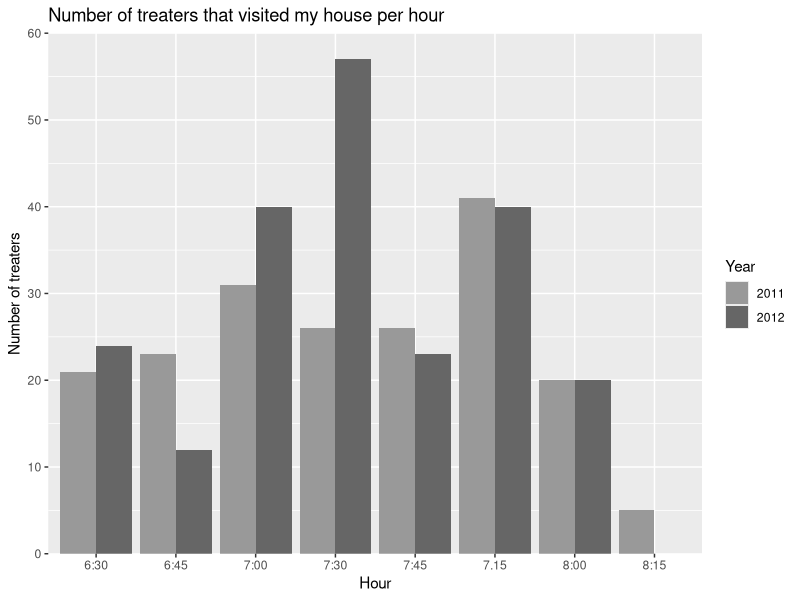
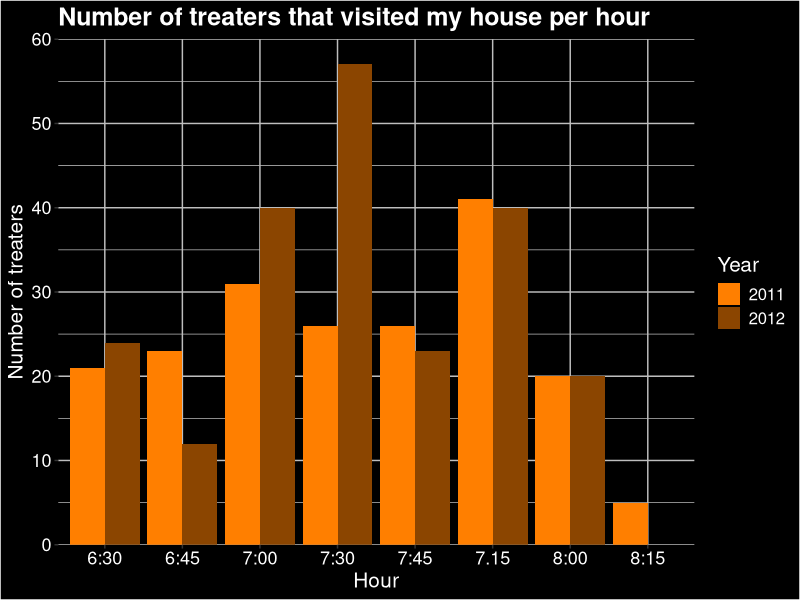

Write R code to recreate these figures, in order.
## ---- chunk 1
knitr::opts_chunk$set(echo = TRUE)
## ---- chunk 2
hour <- rep(c("6:30", "6:45", "7:00", "7.15", "7:30", "7:45", "8:00", "8:15"),2)
year <- c(rep(2011,8),rep(2012,8))
treaters <- c(21,23,31,41,26,26,20,5,24,12,40,40,57,23,20,0)

df <- data.frame(hour,year,treaters)
## ---- chunk 3
library(ggplot2)
p <- ggplot(df,aes(x=hour,y=treaters,fill=factor(year)))+
  geom_bar(stat="identity",position="dodge") +
  scale_fill_manual(values = c("grey60", "grey40"),name= "Year") +
  scale_y_continuous(expand = c(0, 0), limits = c(0,60)) +
  labs(x = "Hour", y="Number of treaters") +
  ggtitle("Number of treaters that visited my house per hour")
p
## ---- chunk 4
p <- ggplot(df,aes(x=hour,y=treaters,fill=factor(year)))+
  geom_bar(stat="identity",position="dodge") +
  scale_fill_manual(values = c("darkorange1", "darkorange4"),name= "Year") +
  scale_y_continuous(expand = c(0, 0), limits = c(0,60)) +
  labs(x = "Hour", y="Number of treaters") +
  ggtitle("Number of treaters that visited my house per hour") +
  theme(plot.title = element_text(color="white", face="bold", size=18, hjust=0),
        plot.background = element_rect(fill = 'black'),
        panel.background = element_rect(fill = 'black'), 
        panel.grid = element_line(colour='grey', size = 0.5),
        legend.background = element_rect(fill = 'black'),
        text = element_text(colour = 'white', size = 15),
        axis.text = element_text(colour = 'white', size = 13)
        )
p
